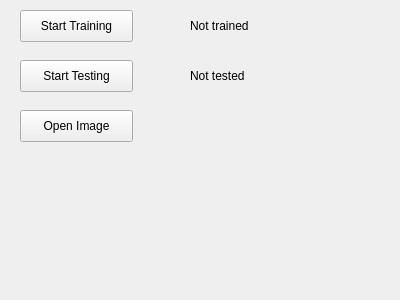
<?xml version="1.0" encoding="UTF-8"?>
<ui version="4.0">
 <class>MainWidget</class>
 <widget class="QWidget" name="MainWidget">
  <property name="geometry">
   <rect>
    <x>0</x>
    <y>0</y>
    <width>400</width>
    <height>300</height>
   </rect>
  </property>
  <property name="windowTitle">
   <string>MainWidget</string>
  </property>
  <widget class="QPushButton" name="openImage">
   <property name="geometry">
    <rect>
     <x>20</x>
     <y>110</y>
     <width>113</width>
     <height>32</height>
    </rect>
   </property>
   <property name="text">
    <string>Open Image</string>
   </property>
  </widget>
  <widget class="QLabel" name="imageLabel">
   <property name="geometry">
    <rect>
     <x>180</x>
     <y>110</y>
     <width>140</width>
     <height>140</height>
    </rect>
   </property>
   <property name="text">
    <string/>
   </property>
  </widget>
  <widget class="QPushButton" name="train">
   <property name="geometry">
    <rect>
     <x>20</x>
     <y>10</y>
     <width>113</width>
     <height>32</height>
    </rect>
   </property>
   <property name="text">
    <string>Start Training</string>
   </property>
  </widget>
  <widget class="QLabel" name="label">
   <property name="geometry">
    <rect>
     <x>190</x>
     <y>10</y>
     <width>121</width>
     <height>31</height>
    </rect>
   </property>
   <property name="text">
    <string>Not trained</string>
   </property>
  </widget>
  <widget class="QPushButton" name="test">
   <property name="geometry">
    <rect>
     <x>20</x>
     <y>60</y>
     <width>113</width>
     <height>32</height>
    </rect>
   </property>
   <property name="text">
    <string>Start Testing</string>
   </property>
  </widget>
  <widget class="QLabel" name="label_2">
   <property name="geometry">
    <rect>
     <x>190</x>
     <y>60</y>
     <width>151</width>
     <height>31</height>
    </rect>
   </property>
   <property name="text">
    <string>Not tested</string>
   </property>
  </widget>
 </widget>
 <layoutdefault spacing="6" margin="11"/>
 <resources/>
 <connections/>
</ui>
